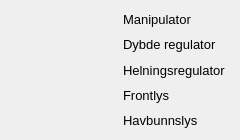
                                     <widget class="QFrame" name="rovColumn2">
                                      <property name="minimumSize">
                                       <size>
                                        <width>0</width>
                                        <height>0</height>
                                       </size>
                                      </property>
                                      <property name="maximumSize">
                                       <size>
                                        <width>16777215</width>
                                        <height>16777215</height>
                                       </size>
                                      </property>
                                      <property name="frameShape">
                                       <enum>QFrame::NoFrame</enum>
                                      </property>
                                      <property name="frameShadow">
                                       <enum>QFrame::Raised</enum>
                                      </property>
                                      <layout class="QVBoxLayout" name="verticalLayout_23">
                                       <property name="leftMargin">
                                        <number>0</number>
                                       </property>
                                       <property name="topMargin">
                                        <number>0</number>
                                       </property>
                                       <property name="rightMargin">
                                        <number>0</number>
                                       </property>
                                       <property name="bottomMargin">
                                        <number>0</number>
                                       </property>
                                       <item>
                                        <widget class="QFrame" name="rovRow2">
                                         <property name="minimumSize">
                                          <size>
                                           <width>240</width>
                                           <height>140</height>
                                          </size>
                                         </property>
                                         <property name="maximumSize">
                                          <size>
                                           <width>16777215</width>
                                           <height>200</height>
                                          </size>
                                         </property>
                                         <property name="styleSheet">
                                          <string notr="true">QPushButton { background-color: rgb(109, 156, 113) } QPushButton#lys_av_btn, QPushButton#dybde_av_btn, QPushButton#helning_av_btn, QPushButton#mani_av_btn{ background-color: rgb(192, 108, 109) } QPushButton:hover { background-color: rgba(255, 255, 255, 110) } QPushButton#dybde_av_btn:hover, QPushButton#helning_av_btn:hover, QPushButton#mani_av_btn:hover { background-color: rgba(255, 255, 255, 110) }</string>
                                         </property>
                                         <property name="frameShape">
                                          <enum>QFrame::NoFrame</enum>
                                         </property>
                                         <property name="frameShadow">
                                          <enum>QFrame::Raised</enum>
                                         </property>
                                         <layout class="QHBoxLayout" name="horizontalLayout_20">
                                          <property name="sizeConstraint">
                                           <enum>QLayout::SetDefaultConstraint</enum>
                                          </property>
                                          <property name="leftMargin">
                                           <number>0</number>
                                          </property>
                                          <property name="topMargin">
                                           <number>0</number>
                                          </property>
                                          <property name="rightMargin">
                                           <number>0</number>
                                          </property>
                                          <property name="bottomMargin">
                                           <number>0</number>
                                          </property>
                                          <item>
                                           <widget class="QFrame" name="toogleBtnContainer">
                                            <property name="frameShape">
                                             <enum>QFrame::NoFrame</enum>
                                            </property>
                                            <property name="frameShadow">
                                             <enum>QFrame::Raised</enum>
                                            </property>
                                            <layout class="QVBoxLayout" name="toggle_layout">
                                             <property name="leftMargin">
                                              <number>0</number>
                                             </property>
                                             <property name="topMargin">
                                              <number>0</number>
                                             </property>
                                             <property name="rightMargin">
                                              <number>0</number>
                                             </property>
                                             <property name="bottomMargin">
                                              <number>0</number>
                                             </property>
                                            </layout>
                                           </widget>
                                          </item>
                                          <item>
                                           <widget class="QFrame" name="toogleBtnLabels">
                                            <property name="frameShape">
                                             <enum>QFrame::NoFrame</enum>
                                            </property>
                                            <property name="frameShadow">
                                             <enum>QFrame::Raised</enum>
                                            </property>
                                            <layout class="QVBoxLayout" name="verticalLayout_32" stretch="0,0,0,0,0">
                                             <property name="spacing">
                                              <number>7</number>
                                             </property>
                                             <property name="leftMargin">
                                              <number>0</number>
                                             </property>
                                             <property name="topMargin">
                                              <number>10</number>
                                             </property>
                                             <property name="rightMargin">
                                              <number>0</number>
                                             </property>
                                             <property name="bottomMargin">
                                              <number>10</number>
                                             </property>
                                             <item>
                                              <widget class="QLabel" name="text_mani">
                                               <property name="font">
                                                <font>
                                                 <pointsize>10</pointsize>
                                                 <italic>false</italic>
                                                 <bold>false</bold>
                                                </font>
                                               </property>
                                               <property name="text">
                                                <string>Manipulator</string>
                                               </property>
                                               <property name="textFormat">
                                                <enum>Qt::PlainText</enum>
                                               </property>
                                              </widget>
                                             </item>
                                             <item>
                                              <widget class="QLabel" name="text_dybde_reg">
                                               <property name="font">
                                                <font>
                                                 <pointsize>10</pointsize>
                                                 <italic>false</italic>
                                                 <bold>false</bold>
                                                </font>
                                               </property>
                                               <property name="text">
                                                <string>Dybde regulator</string>
                                               </property>
                                               <property name="textFormat">
                                                <enum>Qt::PlainText</enum>
                                               </property>
                                              </widget>
                                             </item>
                                             <item>
                                              <widget class="QLabel" name="text_helning">
                                               <property name="minimumSize">
                                                <size>
                                                 <width>0</width>
                                                 <height>0</height>
                                                </size>
                                               </property>
                                               <property name="font">
                                                <font>
                                                 <pointsize>10</pointsize>
                                                 <italic>false</italic>
                                                 <bold>false</bold>
                                                </font>
                                               </property>
                                               <property name="text">
                                                <string>Helningsregulator</string>
                                               </property>
                                               <property name="textFormat">
                                                <enum>Qt::PlainText</enum>
                                               </property>
                                              </widget>
                                             </item>
                                             <item>
                                              <widget class="QLabel" name="text_frontlys">
                                               <property name="font">
                                                <font>
                                                 <pointsize>10</pointsize>
                                                 <italic>false</italic>
                                                 <bold>false</bold>
                                                </font>
                                               </property>
                                               <property name="text">
                                                <string>Frontlys</string>
                                               </property>
                                               <property name="textFormat">
                                                <enum>Qt::RichText</enum>
                                               </property>
                                              </widget>
                                             </item>
                                             <item>
                                              <widget class="QLabel" name="text_havbunnslys">
                                               <property name="font">
                                                <font>
                                                 <pointsize>10</pointsize>
                                                 <italic>false</italic>
                                                 <bold>false</bold>
                                                </font>
                                               </property>
                                               <property name="text">
                                                <string>Havbunnslys</string>
                                               </property>
                                               <property name="textFormat">
                                                <enum>Qt::RichText</enum>
                                               </property>
                                              </widget>
                                             </item>
                                            </layout>
                                           </widget>
                                          </item>
                                         </layout>
                                        </widget>
                                       </item>
                                      </layout>
                                     </widget>
